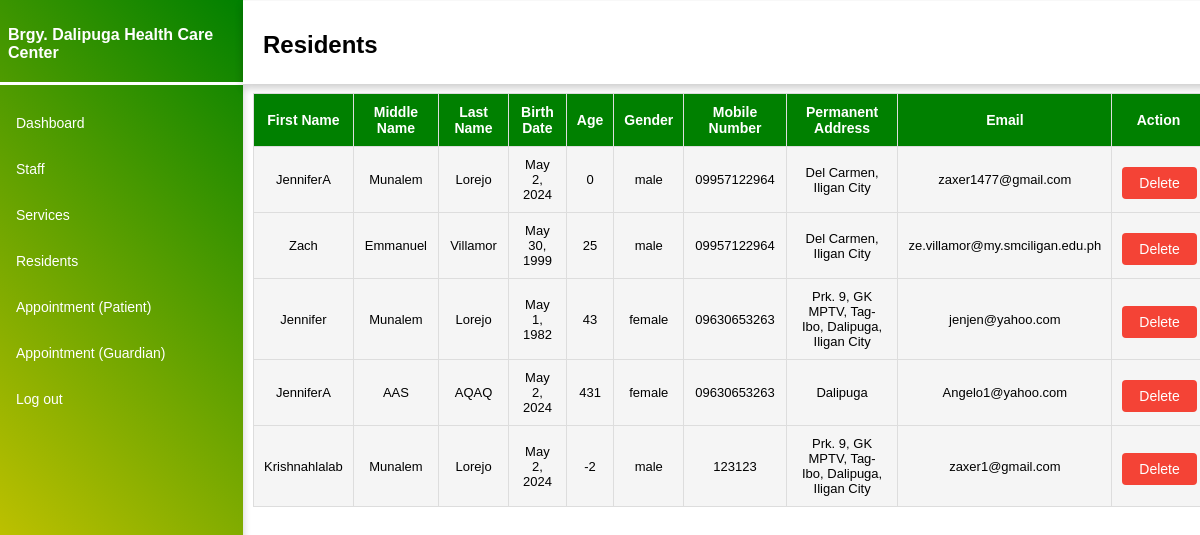
/residents/ (signed in), run on the app's committed database.
### Appointment/models.py (models this page shows, shortened)
class Appointment_resident(AbstractBaseUser):
    first_name = models.CharField(max_length=100)
    middle_name = models.CharField(max_length=100)
    last_name = models.CharField(max_length=100)
    date_of_birth = models.DateField()
    age = models.IntegerField()
    gender = models.CharField(max_length=10)
    mobile_number = models.CharField(max_length=11)
    permanent_address = models.TextField()
    email = models.EmailField(unique=True)
    password = models.CharField(max_length=100)
    objects = ResidentManager()
    REQUIRED_FIELDS = ['first_name', 'last_name', 'date_of_birth', 'gender', 'mobile_number', 'permanent_address']
    class Meta:
        app_label = 'Appointment'

### Admin/views.py (the view)
# urls.py: path('residents/', ResidentsTemplateView.as_view(), name='residents'),
class ResidentsTemplateView(LoginRequiredMixin, UserPassesTestMixin, TemplateView):
    template_name = 'residents.html'
    login_url = 'login'
    def get_context_data(self, **kwargs):
        context = super().get_context_data(**kwargs)
        context['data'] = Appointment_resident.objects.all()
        return context
    def test_func(self):
        return self.request.user.is_superuser

### Admin/templates/residents.html (shortened to what this page needs)
{% load static %}
<!DOCTYPE html>
<html lang="en">
<head>
  <link rel="stylesheet" href="https://cdnjs.cloudflare.com/ajax/libs/font-awesome/5.15.3/css/all.min.css">
    </head>
    <body>
    <div class="container">
        <nav class="navbar">
        <h1 class="navbar-brand">Brgy. Dalipuga Health Care Center</h1>
        <div class="line"></div>
        <ul class="navbar-nav">
          <li class="nav-item">
            <a class="nav-link" href="{% url 'dashboard' %}">Dashboard</a>
            </li>
            <li class="nav-item">
            <a class="nav-link" href="{% url 'staff' %}">Staff</a>
            </li>
            <li class="nav-item">
            <a class="nav-link" href="{% url 'services' %}" >Services</a>
            </li>
            <li class="nav-item">
              <a class="nav-link" href="{% url 'residents' %}">Residents</a>
            </li>
            <li class="nav-item">
            <a class="nav-link" href="{% url 'adm_app' %}">Appointment (Patient)</a>
            </li>
            <li class="nav-item">
              <a class="nav-link" href="{% url 'guardian_app' %}">Appointment (Guardian)</a>
              </li>
            <li class="nav-item">
            <a class="nav-link" href="{% url 'logout' %}">Log out</a>
            </li>
        </ul>
        </nav>
    </div>
        <div class="top-bar">
            <h2 class="navbar-title">Residents</h2>
        </div>
        <div class="confirmedstatus">
          <table border='1'>
              <tr>
                  <th>First Name</th>
                  <th>Middle Name</th>
                  <th>Last Name</th>
                  <th>Birth Date</th>
                  <th>Age</th>
                  <th>Gender</th>
                  <th>Mobile Number</th>
                  <th>Permanent Address</th>
                  <th>Email</th>
                  <th>Action</th>
              </tr>
              {% for person in data %}
                  <tr>
                      <td>{{ person.first_name }}</td>
                      <td>{{ person.middle_name }}</td>
                      <td>{{ person.last_name }}</td>
                      <td>{{ person.date_of_birth }}</td>
                      <td>{{ person.age }}</td>
                      <td>{{ person.gender }}</td>
                      <td>{{ person.mobile_number }}</td>
                      <td>{{ person.permanent_address }}</td>
                      <td>{{ person.email }}</td>
                      <td><form method="post" action="{% url 'delete_resident' person.id %}">
                        <button class="residents-delete" type="submit" name="deleteButton">Delete</button>
                    </form>
                    </td>
                  </tr>
              {% endfor %}
          </table>
      </div>
</body>
</html>

### Admin/templates/residents.html (style rules this page uses)
body { font-family: Arial, sans-serif; }
h1 { font-size: 16px; margin-left: 20px; }
.navbar-brand { margin-top: 20px; width: 100%; text-decoration: none; color: white; height: 50px; display: flex; align-items: center; }
.container { margin-top: -9px; margin-left: -20px; position: fixed; width: 255px; height: 100%; background: linear-gradient(45deg, gold, green); overflow: hidden; box-shadow: 0 4px 8px 0 rgba(0, 0, 0, 0.2); }
.line { height: 0vh; margin-top: auto; margin-bottom: 10px; border-bottom: 3px solid white; }
li { text-decoration: none; font-weight: 100; font-size: 14px; margin-top: 30px; list-style-type: none; margin-left: -12px; }
.nav-link { color: white; text-decoration: none; }
.top-bar { margin-top: -7px; margin-left: 235px; position: fixed; height: 83px; width: 85%; background: white; box-shadow: 0 4px 8px 0 rgba(0, 0, 0, 0.2); }
h2 { margin-left: 20px; margin-top: 30px; }
.confirmedstatus { margin-top: 0vh; }
.confirmedstatus table { width: 79.4%; border-collapse: collapse; position: absolute; margin-left: 245px; margin-top: 85px; }
.confirmedstatus th, .confirmedstatus td { border: 1px solid #ddd; padding: 10px; text-align: center; }
.confirmedstatus th { background-color: #008000; color: white; font-size: 14px; }
.confirmedstatus td { background-color: #f5f5f5; font-size: 13px; }
.residents-delete { background-color: #f44336; color: white; border: none; padding: 8px 17px; text-align: center; text-decoration: none; display: inline-block; font-size: 14px; cursor: pointer; border-radius: 4px; margin-right: -2px; margin-top: 6px; }

### data on the page
Appointment_resident: first_name "JenniferA", middle_name "Munalem", last_name "Lorejo", date_of_birth "May 2, 2024", age "0", gender "male", mobile_number "09957122964", permanent_address "Del Carmen, Iligan City", email "zaxer1477@gmail.com"
Appointment_resident: first_name "Zach", middle_name "Emmanuel", last_name "Villamor", date_of_birth "May 30, 1999", age "25", gender "male", mobile_number "09957122964", permanent_address "Del Carmen, Iligan City", email "ze.villamor@my.smciligan.edu.ph"
Appointment_resident: first_name "Jennifer", middle_name "Munalem", last_name "Lorejo", date_of_birth "May 1, 1982", age "43", gender "female", mobile_number "09630653263", permanent_address "Prk. 9, GK MPTV, Tag- Ibo, Dalipuga, Iligan City", email "jenjen@yahoo.com"
Appointment_resident: first_name "JenniferA", middle_name "AAS", last_name "AQAQ", date_of_birth "May 2, 2024", age "431", gender "female", mobile_number "09630653263", permanent_address "Dalipuga", email "Angelo1@yahoo.com"
Appointment_resident: first_name "Krishnahlalab", middle_name "Munalem", last_name "Lorejo", date_of_birth "May 2, 2024", age "-2", gender "male", mobile_number "123123", permanent_address "Prk. 9, GK MPTV, Tag- Ibo, Dalipuga, Iligan City", email "zaxer1@gmail.com"
